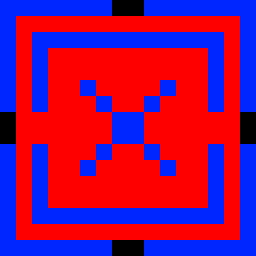

This game map was drawn from its Tiled (.tmx) file and the tilesets committed beside it. A one-line description and the trimmed map source follow:
An orthogonal 16x16 tile map with 16x16 px tiles, 1 tile layer (Tile Layer 1).

<map version="1.0" orientation="orthogonal" renderorder="right-down" width="16" height="16" tilewidth="16" tileheight="16" nextobjectid="1">
 <tileset firstgid="1" name="TiledSheet" tilewidth="16" tileheight="16">
  <image source="../TiledSheet.png" width="32" height="32" />
 </tileset>
 <layer name="Tile Layer 1" width="16" height="16">
  <data>[256 cells, 256 non-empty, 3 distinct tile ids]</data>
 </layer>
</map>